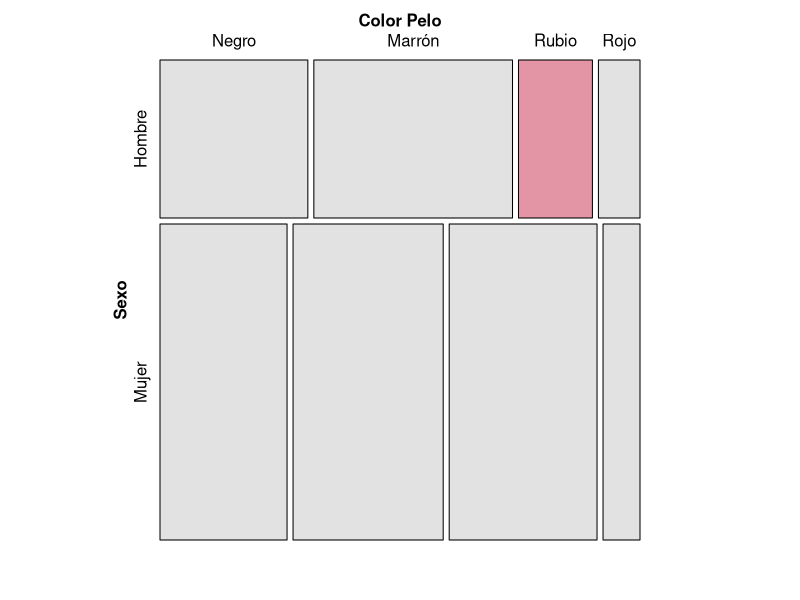
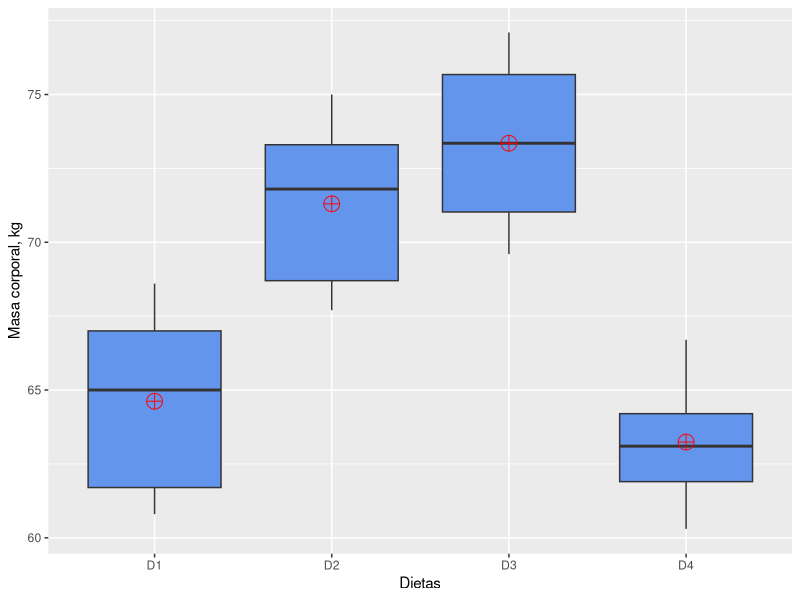
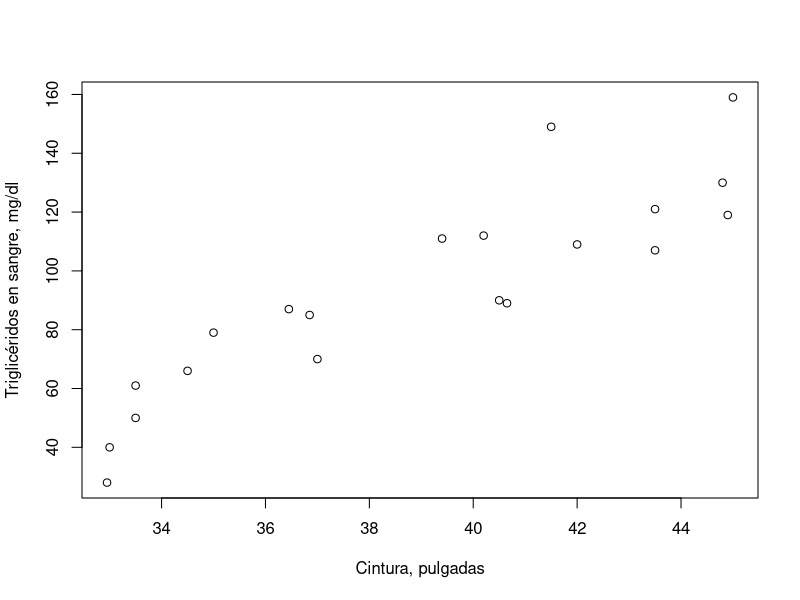
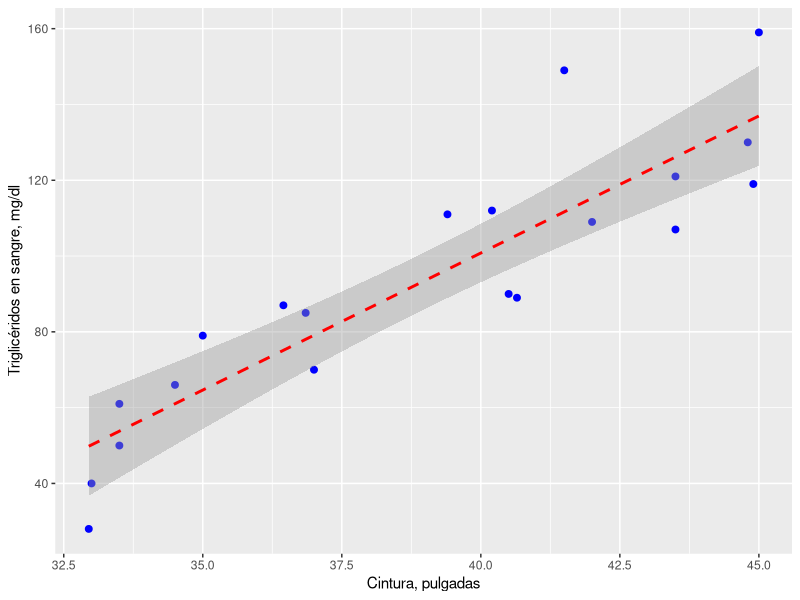

Write the R code that produced these figures, in order.
## ---- chunk 1
knitr::opts_chunk$set(echo = TRUE)
options("yaml.eval.expr" = TRUE)
## ---- chunk 2
#datos
drogaA <- c(8.8,8.4,7.9,8.7,9.1,9.6)
drogaB <- c(9.9,9.0,11.1,9.6,8.7,10.4,9.5)
#prueba
pruebat <- t.test(drogaA,drogaB)
print(pruebat)
## ---- chunk 3
#definimos matriz frecuencias observadas
mfo <- matrix(c(32,43,16,9,55,65,64,16), ncol = 4, byrow = TRUE)
#data frame desde matriz de datos
pelo_sexo <- as.data.frame(mfo)
# prueba
chisq.test(pelo_sexo)
## ---- chunk 4
library(vcd)
mosaic(mfo, shade = TRUE, legend = FALSE, 
       labeling_args = list(set_varnames = c(A = "Sexo", B = "Color Pelo")), 
       set_labels = list(A = c("Hombre","Mujer"), B = c("Negro","Marrón","Rubio","Rojo")))
## ---- chunk 5
# datos
D1 <- c(60.8,67,65,68.6,61.7)
D2 <- c(68.7,67.7,75,73.3,71.8)
D3 <- c(69.6,77.1,75.2,71.5)
D4 <- c(61.9,64.2,63.1,66.7,60.3)
#tabla de datos - creación de lista
cerdos <- list(Dieta_1 = D1, Dieta_2 = D2, Dieta_3 = D3, Dieta_4 = D4)
# ajuste por n diferente de cada tratamiento
cerditos <- as.data.frame(lapply(cerdos, `length<-`, max(sapply(cerdos, length))))
cerditos
## ---- chunk 6
# arreglo de datos en un data frame
#data frame de dos columnas con factor Dieta
df.cerdos <- data.frame(Dieta=c(rep("D1", times=length(D1)),
                        rep("D2", times=length(D2)),
                        rep("D3", times=length(D3)),
                        rep("D4", times=length(D4))),
                   masa=c(D1, D2, D3, D4))
# box-plot para cada tratamiento
library(ggplot2)
ggplot(df.cerdos, aes(x=Dieta, y=masa)) +
  geom_boxplot(fill="cornflowerblue") +
  stat_summary(fun=mean, geom="point", shape=10, size=5,
               color="red", fill="red") +
  labs(x = "Dietas", y = "Masa corporal, kg")
## ---- chunk 7
analisis <- aov(masa ~ Dieta, df.cerdos)
summary(analisis)
## ---- chunk 8
# datos
trigli <- read.csv("data/triglicerido.csv")
# gráfica exploratoria
plot(trigli$cintura, trigli$trigliceridos,
     xlab = "Cintura, pulgadas", ylab = "Triglicéridos en sangre, mg/dl")
## ---- chunk 9
regrtest <- lm(trigliceridos ~ cintura, data = trigli)
summary(regrtest)
## ---- chunk 10
alfa <- regrtest$coefficients[1]
alfa <- round(alfa[[1]], digits = 2)
beta <- regrtest$coefficients[2]
beta <- round(beta[[1]], digits = 2)
## ---- chunk 11
library(ggplot2)
ggplot(data=trigli, aes(x=cintura, y=trigliceridos)) +
  geom_point(pch=19, color="blue", size=2) +
  geom_smooth(method="lm", color="red", linetype=2) +
  labs(x="Cintura, pulgadas", y="Triglicéridos en sangre, mg/dl")
